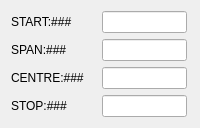
                           <widget class="QWidget" name="freq">
                            <layout class="QVBoxLayout" name="verticalLayout_20">
                             <item>
                              <layout class="QVBoxLayout" name="verticalLayout_49">
                               <item>
                                <layout class="QVBoxLayout" name="verticalLayout_51">
                                 <item>
                                  <layout class="QHBoxLayout" name="horizontalLayout_79">
                                   <item>
                                    <widget class="QLabel" name="ana_value_freq_start">
                                     <property name="minimumSize">
                                      <size>
                                       <width>85</width>
                                       <height>0</height>
                                      </size>
                                     </property>
                                     <property name="maximumSize">
                                      <size>
                                       <width>85</width>
                                       <height>16777215</height>
                                      </size>
                                     </property>
                                     <property name="text">
                                      <string>START:###</string>
                                     </property>
                                    </widget>
                                   </item>
                                   <item>
                                    <widget class="QLineEdit" name="ana_edit_freq_start">
                                     <property name="minimumSize">
                                      <size>
                                       <width>85</width>
                                       <height>0</height>
                                      </size>
                                     </property>
                                     <property name="maximumSize">
                                      <size>
                                       <width>85</width>
                                       <height>16777215</height>
                                      </size>
                                     </property>
                                     <property name="text">
                                      <string/>
                                     </property>
                                    </widget>
                                   </item>
                                  </layout>
                                 </item>
                                 <item>
                                  <layout class="QHBoxLayout" name="horizontalLayout_80">
                                   <item>
                                    <widget class="QLabel" name="ana_value_span">
                                     <property name="minimumSize">
                                      <size>
                                       <width>85</width>
                                       <height>0</height>
                                      </size>
                                     </property>
                                     <property name="maximumSize">
                                      <size>
                                       <width>85</width>
                                       <height>16777215</height>
                                      </size>
                                     </property>
                                     <property name="text">
                                      <string>SPAN:###</string>
                                     </property>
                                    </widget>
                                   </item>
                                   <item>
                                    <widget class="QLineEdit" name="ana_edit_span">
                                     <property name="minimumSize">
                                      <size>
                                       <width>85</width>
                                       <height>0</height>
                                      </size>
                                     </property>
                                     <property name="maximumSize">
                                      <size>
                                       <width>85</width>
                                       <height>16777215</height>
                                      </size>
                                     </property>
                                     <property name="text">
                                      <string/>
                                     </property>
                                    </widget>
                                   </item>
                                  </layout>
                                 </item>
                                </layout>
                               </item>
                               <item>
                                <layout class="QVBoxLayout" name="verticalLayout_50">
                                 <item>
                                  <layout class="QHBoxLayout" name="horizontalLayout_77">
                                   <item>
                                    <widget class="QLabel" name="ana_value_freq_center">
                                     <property name="minimumSize">
                                      <size>
                                       <width>85</width>
                                       <height>0</height>
                                      </size>
                                     </property>
                                     <property name="maximumSize">
                                      <size>
                                       <width>85</width>
                                       <height>16777215</height>
                                      </size>
                                     </property>
                                     <property name="text">
                                      <string>CENTRE:###</string>
                                     </property>
                                    </widget>
                                   </item>
                                   <item>
                                    <widget class="QLineEdit" name="ana_edit_freq_center">
                                     <property name="minimumSize">
                                      <size>
                                       <width>85</width>
                                       <height>0</height>
                                      </size>
                                     </property>
                                     <property name="maximumSize">
                                      <size>
                                       <width>85</width>
                                       <height>16777215</height>
                                      </size>
                                     </property>
                                    </widget>
                                   </item>
                                  </layout>
                                 </item>
                                 <item>
                                  <layout class="QHBoxLayout" name="horizontalLayout_78">
                                   <item>
                                    <widget class="QLabel" name="ana_value_freq_stop">
                                     <property name="minimumSize">
                                      <size>
                                       <width>85</width>
                                       <height>0</height>
                                      </size>
                                     </property>
                                     <property name="maximumSize">
                                      <size>
                                       <width>85</width>
                                       <height>16777215</height>
                                      </size>
                                     </property>
                                     <property name="text">
                                      <string>STOP:###</string>
                                     </property>
                                    </widget>
                                   </item>
                                   <item>
                                    <widget class="QLineEdit" name="ana_edit_freq_stop">
                                     <property name="minimumSize">
                                      <size>
                                       <width>85</width>
                                       <height>0</height>
                                      </size>
                                     </property>
                                     <property name="maximumSize">
                                      <size>
                                       <width>85</width>
                                       <height>16777215</height>
                                      </size>
                                     </property>
                                    </widget>
                                   </item>
                                  </layout>
                                 </item>
                                </layout>
                               </item>
                              </layout>
                             </item>
                            </layout>
                           </widget>
